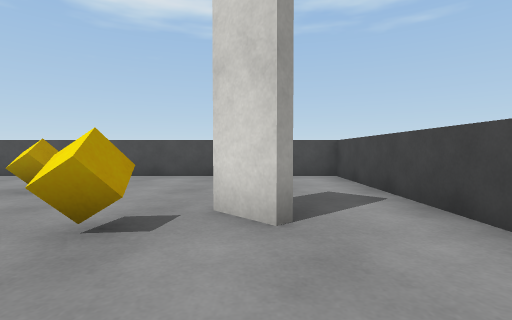
[1] (above)

19 first-person views from a walk through a scene from a Unity 3-D project. The camera is 0.72 m above the floor, tilts 2° down and sees 85° across. The floor is counted in squares, 1 m on a side. Each view is taken from the middle of a square. On the plan, view 1 faces up. The plan holds only what a view shows up to about 10 squares ahead; the rest is blank. The player character is not drawn. Surface patterns are stand-ins for the level's own textures.

[2]
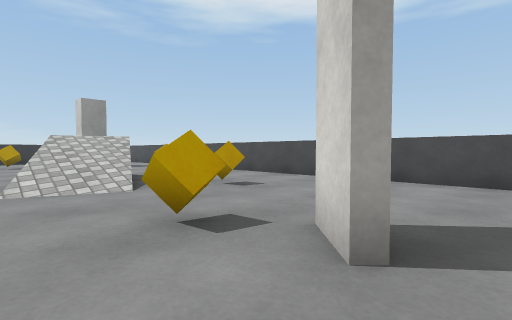

[3]
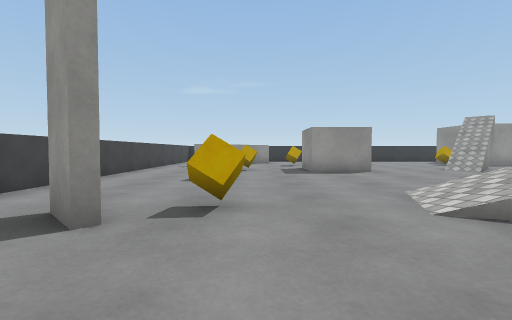

[4]
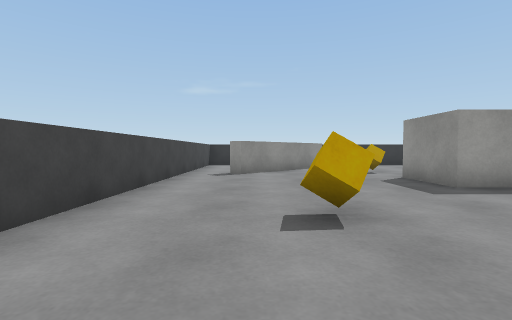

[5]
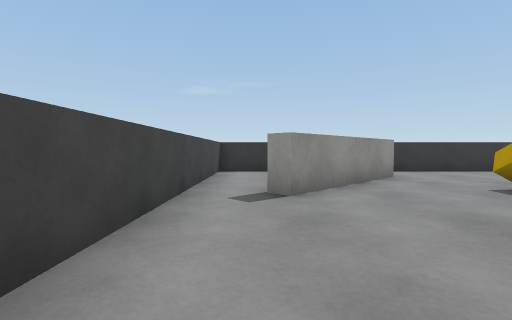

[6]
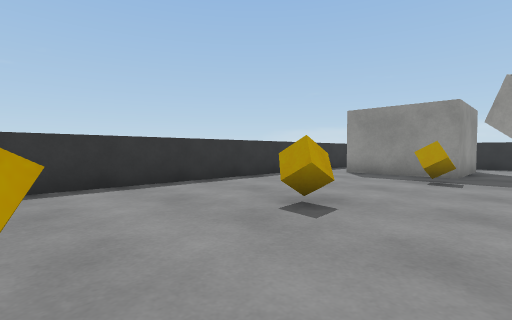

[7]
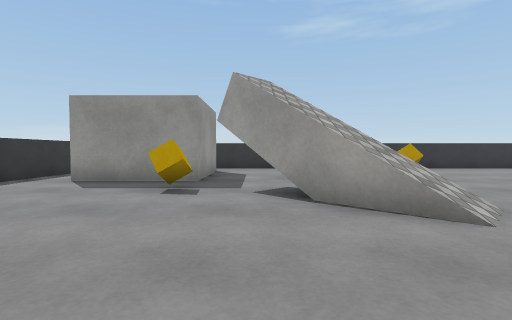

[8]
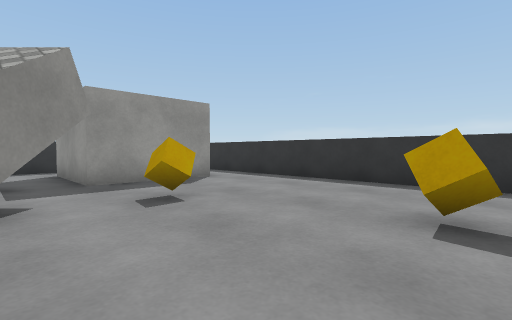

[9]
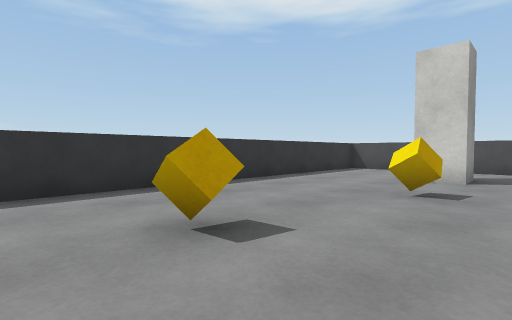

[10]
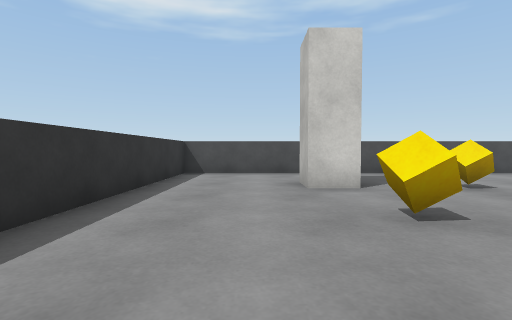

[11]
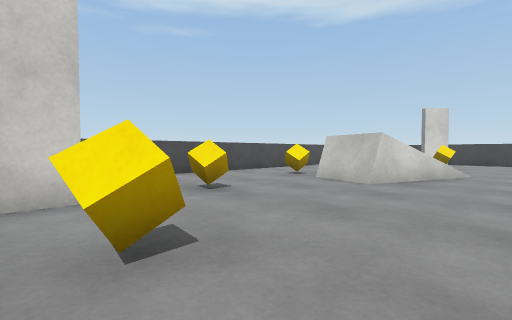

[12]
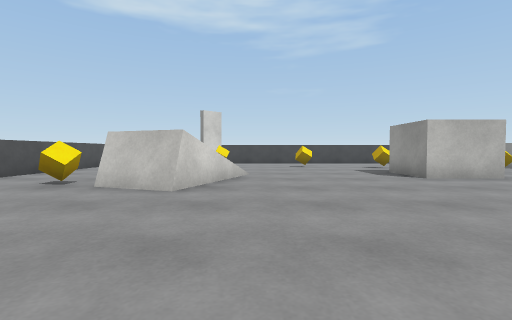

[13]
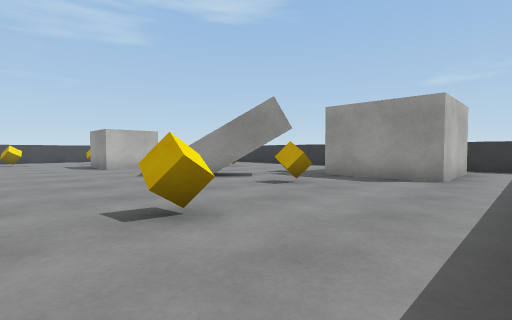

[14]
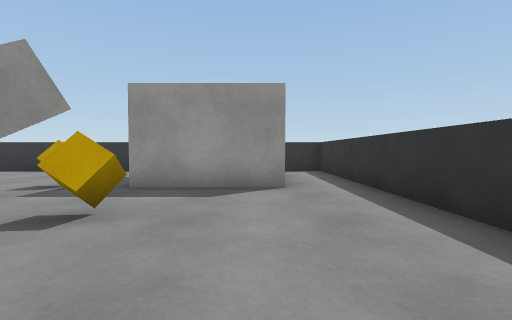

[15]
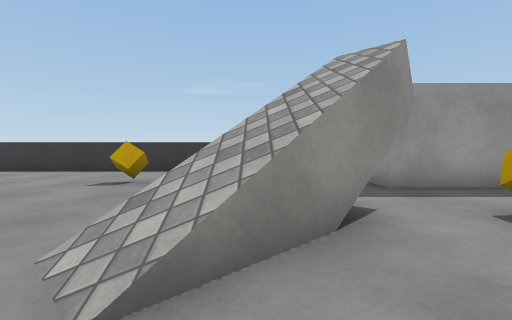

[16]
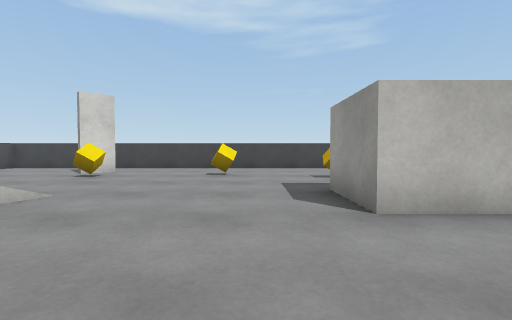

[17]
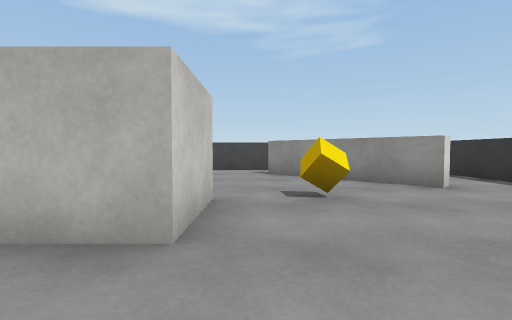

[18]
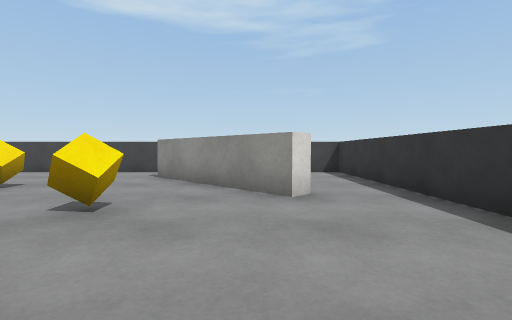

[19]
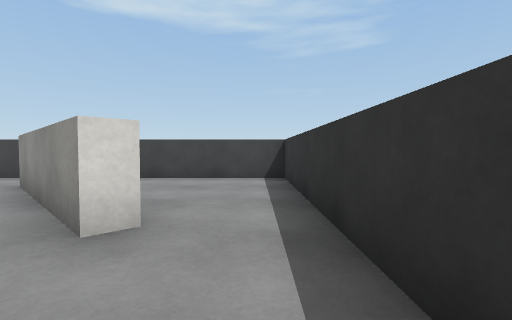

### Floor plan
Key: @ floor where view 1 was taken; # wall or solid block; x gap in a wall; . floor; / step, stairs or slope; = window, fence, low wall or low ledge; O other object.
Columns run from 18 left of view 1 to 2 right of it. Each row starts with its distance up from view 1.
  8 #####################
  7 #...................#
  6 #...................#
  5 #...#......O..O.....#
  4 #......O..=/........#
  3 #.........#////...#.#
  2 #....O.....#//..O...#
  1 #...................#
  0 #.................@.#
 -1 #................O..#
 -2 #...O...............#
 -3 #...................#
 -4 #.......//..OOO.O...#
 -5 #....O.//...OOO.....#
 -6 #.....//............#
 -7 #.............O..##x#
 -8 #..###.O...O....##..#
 -9 #..###..........#...#
-10 #..###..............#
-11 #...................#
-12 #####################

Where each view was taken, in squares from view 1:
view 1: 0 up, 0 right, facing up
view 2: 1 up, 1 right, facing up-left
view 3: 6 up, 2 left, facing down
view 4: 2 up, 0 right, facing down
view 5: 2 down, 1 right, facing down
view 6: 6 down, 4 left, facing down-left
view 7: 6 down, 6 left, facing left
view 8: 1 down, 11 left, facing down-left
view 9: 3 down, 12 left, facing up-left
view 10: 1 down, 15 left, facing up
view 11: 0 up, 14 left, facing up-right
view 12: 1 up, 13 left, facing right
view 13: 0 up, 17 left, facing down-right
view 14: 2 down, 15 left, facing down
view 15: 2 down, 10 left, facing down
view 16: 2 down, 9 left, facing right
view 17: 6 down, 8 left, facing right
view 18: 9 down, 7 left, facing right
view 19: 11 down, 5 left, facing right
